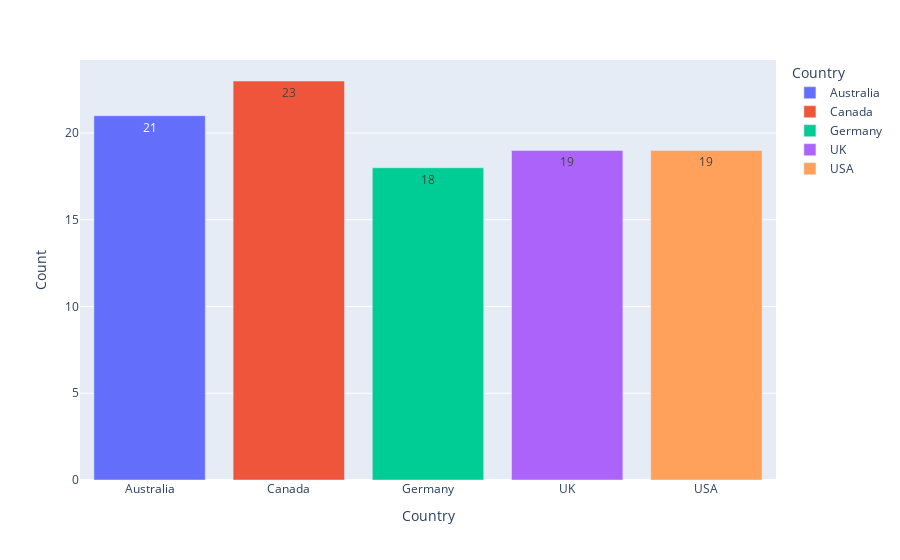

Notebook code cell kept with this figure:
### Code cell
px.bar(data,x="Country",y="Count",color="Country",text="Count")

### Figure 1 — Plotly figure (JSON) as saved in the notebook; plotly's stock layout.template omitted (floating-point values rounded to 4 significant figures)
{"data": [{"alignmentgroup": "True", "hovertemplate": "Country=%{x}<br>Count=%{text}<extra></extra>", "legendgroup": "Australia", "marker": {"color": "#636efa", "pattern": {"shape": ""}}, "name": "Australia", "offsetgroup": "Australia", "orientation": "v", "showlegend": true, "text": [21], "textposition": "auto", "type": "bar", "x": ["Australia"], "xaxis": "x", "y": [21], "yaxis": "y"}, {"alignmentgroup": "True", "hovertemplate": "Country=%{x}<br>Count=%{text}<extra></extra>", "legendgroup": "Canada", "marker": {"color": "#EF553B", "pattern": {"shape": ""}}, "name": "Canada", "offsetgroup": "Canada", "orientation": "v", "showlegend": true, "text": [23], "textposition": "auto", "type": "bar", "x": ["Canada"], "xaxis": "x", "y": [23], "yaxis": "y"}, {"alignmentgroup": "True", "hovertemplate": "Country=%{x}<br>Count=%{text}<extra></extra>", "legendgroup": "Germany", "marker": {"color": "#00cc96", "pattern": {"shape": ""}}, "name": "Germany", "offsetgroup": "Germany", "orientation": "v", "showlegend": true, "text": [18], "textposition": "auto", "type": "bar", "x": ["Germany"], "xaxis": "x", "y": [18], "yaxis": "y"}, {"alignmentgroup": "True", "hovertemplate": "Country=%{x}<br>Count=%{text}<extra></extra>", "legendgroup": "UK", "marker": {"color": "#ab63fa", "pattern": {"shape": ""}}, "name": "UK", "offsetgroup": "UK", "orientation": "v", "showlegend": true, "text": [19], "textposition": "auto", "type": "bar", "x": ["UK"], "xaxis": "x", "y": [19], "yaxis": "y"}, {"alignmentgroup": "True", "hovertemplate": "Country=%{x}<br>Count=%{text}<extra></extra>", "legendgroup": "USA", "marker": {"color": "#FFA15A", "pattern": {"shape": ""}}, "name": "USA", "offsetgroup": "USA", "orientation": "v", "showlegend": true, "text": [19], "textposition": "auto", "type": "bar", "x": ["USA"], "xaxis": "x", "y": [19], "yaxis": "y"}], "layout": {"autosize": true, "barmode": "relative", "legend": {"title": {"text": "Country"}, "tracegroupgap": 0}, "margin": {"t": 60}, "xaxis": {"anchor": "y", "autorange": true, "categoryarray": ["Australia", "Canada", "Germany", "UK", "USA"], "categoryorder": "array", "domain": [0, 1], "range": [-0.5, 4.5], "title": {"text": "Country"}, "type": "category"}, "yaxis": {"anchor": "x", "autorange": true, "domain": [0, 1], "range": [0, 24.21], "title": {"text": "Count"}, "type": "linear"}}}
